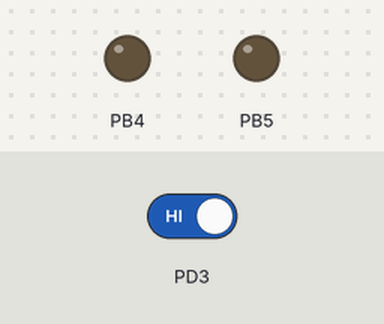
A program run on a simulated ATmega328P, built with avr-gcc and emulated at 16 MHz. Parts: output pins drawn as LEDs (lit = HIGH). Inputs (shaded band) come from the test bench; at power-on: PD3 HIGH.

Above: at 1.2 s.
1.3 s: PD3 driven LOW
At 2.7 s:
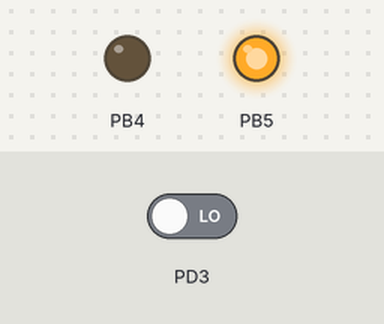
At 7.7 s:
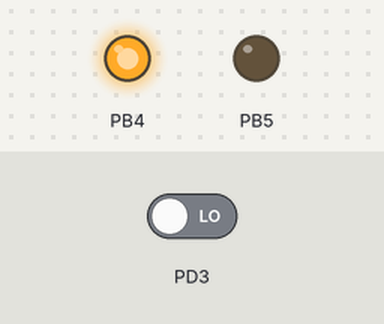
Timing chart, 0 to 9.5 s (numbered marks = the images above; inputs shaded):
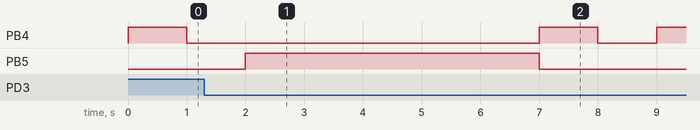

The program:

main.c
```c
/*
 * EXT_INT1.c
 *
 * Created: 2/14/2026 8:51:32 PM
 * Author : acer cc
 */


#define F_CPU 16000000UL
#include <avr/io.h>
#include <util/delay.h>
#include <avr/interrupt.h>

uint8_t flag=0;
ISR(INT1_vect)  //Interrupt vector table
{
	flag=1;  // set flag when interrupt occurs
}
int main(void)
{
	DDRB|=(1<<PB4);  //Configuring PB4 as output
	DDRB|=(1<<PB5);  //PB5 as output
	DDRD&=~(1<<PD3);     // Set INT1 pin (PD3)as input
	EIMSK|=(1<<INT1);   //Enable INT0 interrupt
	EICRA|=(1<<ISC11);  //Interrupt on falling edge
	sei();              //Enable global interrupt

	while (1)
	{

		PORTB|=(1<<PB4);
		_delay_ms(1000);
		PORTB&=~(1<<PB4);
		_delay_ms(1000);

		if(flag==1)  //check if interrupt occurs
		{
			PORTB|=(1<<PB5);
			_delay_ms(5000);
			PORTB&=~(1<<PB5);
			flag = 0;      // Reset flag
		}

	}
}
```

Measured:
- after the input at 1.3 s, PB5: LOW → HIGH after 0.70 s, → LOW 5.0 s later
